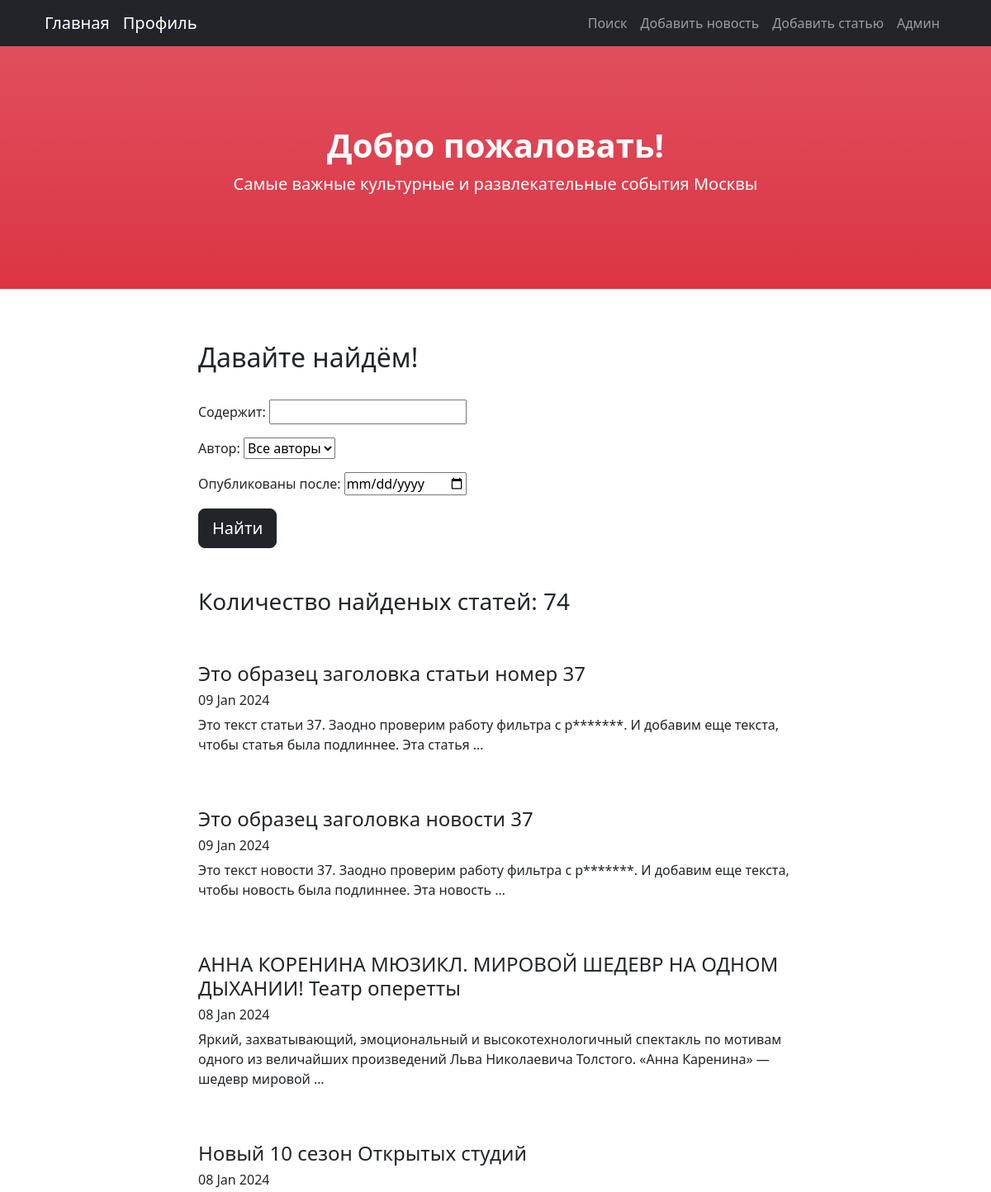
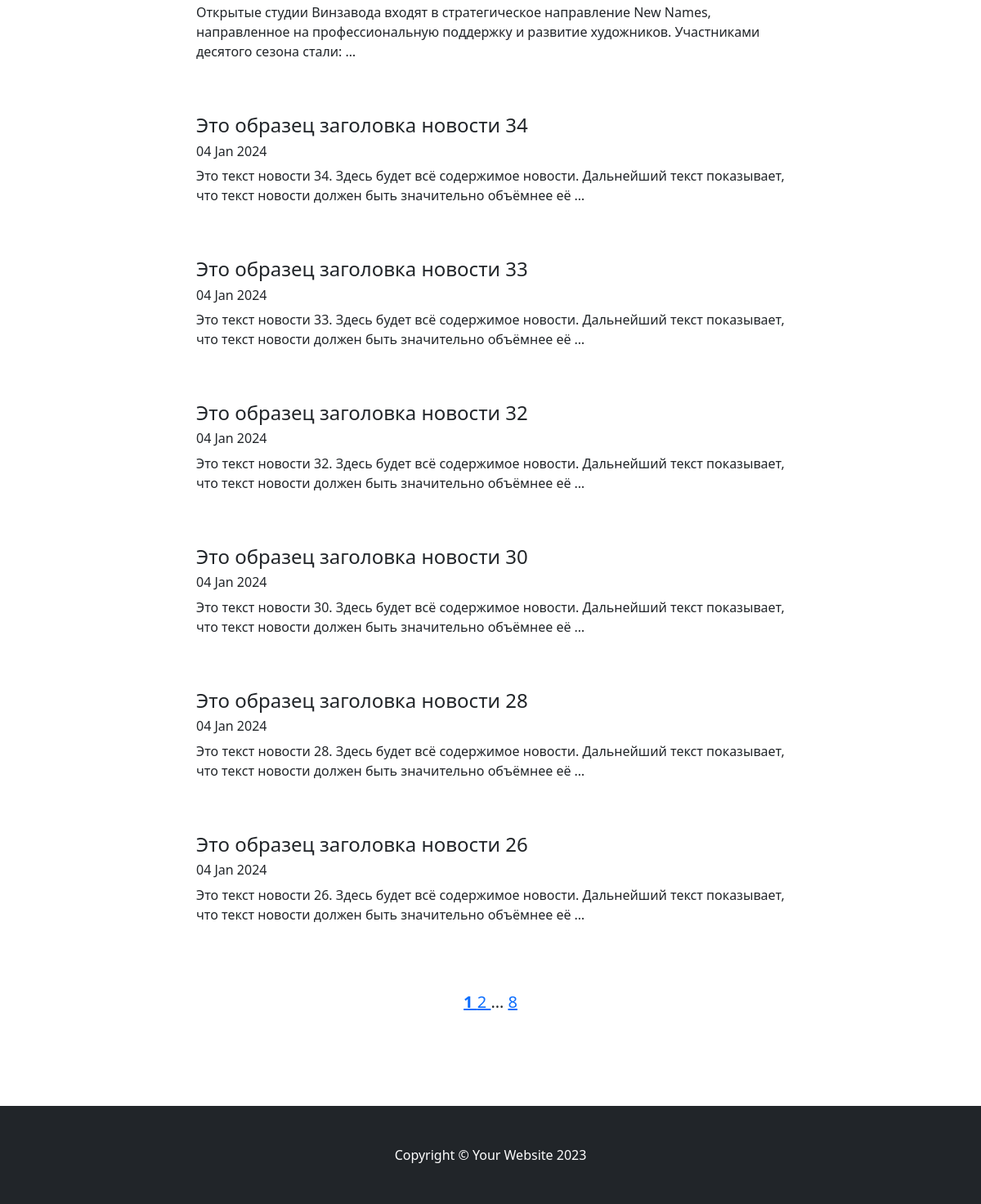
The app's page /news/search/ with its own data (2 pictures, top to bottom).
### News/models.py (models this page shows, shortened)
class Post(models.Model):
    PREVIEW_LENGTH = 124
    news = 'NE'
    article = 'AR'
    ITEM_TYPE = [(news, 'news'),
                 (article, 'article')]
    type = models.CharField(max_length=2, choices=ITEM_TYPE, default=news)
    add_date = models.DateTimeField(auto_now_add=True)
    title = models.CharField(max_length=150)
    content = models.TextField()
    rating = models.IntegerField(default=0)
    author = models.ForeignKey(Author, on_delete=models.PROTECT)
    category = models.ManyToManyField(Category, through='PostCategory')

### News/views.py (the view)
# urls.py: path('search/', PostFilterList.as_view(), name='post_search'),
class PostFilterList(ListView):
    model = Post
    ordering = '-add_date'
    context_object_name = 'posts'
    paginate_by = 10
    template_name = 'search.html'
    def get_queryset(self):
        queryset = super().get_queryset()
        self.filterset = PostFilter(self.request.GET, queryset)
        return self.filterset.qs
    def get_context_data(self, *, object_list=None, **kwargs):
        context = super().get_context_data(**kwargs)
        page = context['page_obj']
        context['paginator_range'] = page.paginator.get_elided_page_range(page.number, on_each_side=1, on_ends=1)
        context['filterset'] = self.filterset
        return context

### News/models.py (called while the page is built)
    def __str__(self):
        return self.user.username

### News/templatetags/custom_filters.py (called while the page is built)
def censor_repl(word: (re.Match, str)) -> (re.Match, str):
    if isinstance(word, re.Match):
        return word.group()[0] + '*' * (word.end() - word.start() - 1)
    elif isinstance(word, str):
        return word[0] + '*' * (len(word) - 1)
    else:
        raise CensorException('Filter can work only with str format')

@register.filter()
def censor(value: str) -> str:
    try:
        if not isinstance(value, str):
            raise CensorException('Filter can work only with str format')
        pattern = re.compile(fr"\b{BAD_WORD}[а-я]{{0,3}}\b", re.IGNORECASE)
        result = re.sub(pattern, censor_repl, value)
        return result
    except CensorException as error:
        print(error)
        pass

### News/templatetags/custom_tags.py (called while the page is built)
@register.simple_tag(takes_context=True)
def url_replace(context, **kwargs):
    d = context['request'].GET.copy()
    for k, v in kwargs.items():
        d[k] = v
    return d.urlencode()

### templates/search.html (shortened to what this page needs)
{% extends 'flatpages/default.html' %}
{% load custom_filters %}
{% block content %}
    <h2>Давайте найдём!</h2>
    <br>
    <form action="" method="get">
        {{ filterset.form.as_p }}
        <input class="btn btn-lg btn-dark" type="submit" value="Найти" />
    </form>
    <br><br>
    <h3>Количество найденых статей: {{ page_obj.paginator.count }}</h3>
    <br><br>
    {% if posts %}
        {% for post in page_obj %}
            <h4><a class="nav-link" href="/news/{{ post.pk }}">{{ post.title|censor }}</a></h4>
            <h6>{{ post.add_date|date:'d M Y' }}</h6>
            <p>{{ post.content|truncatewords:20|censor }}</p>
            <br><br>
        {% endfor %}
    {% else %}
        <h3>Извините, новостей сейчас нет!</h3>
    {% endif %}
{% endblock content %}

### records on screen
Post: title|censor "Это образец заголовка статьи номер 37", add_date "09 Jan 2024", content|censor "Это текст статьи 37. Заодно проверим работу фильтра с р*******. И добавим еще текста, чтобы статья была подлиннее. Эта статья …"
Post: title|censor "Это образец заголовка новости 37", add_date "09 Jan 2024", content|censor "Это текст новости 37. Заодно проверим работу фильтра с р*******. И добавим еще текста, чтобы новость была подлиннее. Эта новость …"
Post: title|censor "АННА КОРЕНИНА МЮЗИКЛ. МИРОВОЙ ШЕДЕВР НА ОДНОМ ДЫХАНИИ! Театр оперетты", add_date "08 Jan 2024", content|censor "Яркий, захватывающий, эмоциональный и высокотехнологичный спектакль по мотивам одного из величайших произведений Льва Николаевича Толстого. «Анна Каренина» — шедевр мировой …"
Post: title|censor "Новый 10 сезон Открытых студий", add_date "08 Jan 2024", content|censor "Открытые студии Винзавода входят в стратегическое направление New Names, направленное на профессиональную поддержку и развитие художников. Участниками десятого сезона стали: …"
Post: title|censor "Это образец заголовка новости 34", add_date "04 Jan 2024", content|censor "Это текст новости 34. Здесь будет всё содержимое новости. Дальнейший текст показывает, что текст новости должен быть значительно объёмнее её …"
Post: title|censor "Это образец заголовка новости 33", add_date "04 Jan 2024", content|censor "Это текст новости 33. Здесь будет всё содержимое новости. Дальнейший текст показывает, что текст новости должен быть значительно объёмнее её …"
Post: title|censor "Это образец заголовка новости 32", add_date "04 Jan 2024", content|censor "Это текст новости 32. Здесь будет всё содержимое новости. Дальнейший текст показывает, что текст новости должен быть значительно объёмнее её …"
Post: title|censor "Это образец заголовка новости 30", add_date "04 Jan 2024", content|censor "Это текст новости 30. Здесь будет всё содержимое новости. Дальнейший текст показывает, что текст новости должен быть значительно объёмнее её …"
Post: title|censor "Это образец заголовка новости 28", add_date "04 Jan 2024", content|censor "Это текст новости 28. Здесь будет всё содержимое новости. Дальнейший текст показывает, что текст новости должен быть значительно объёмнее её …"
Post: title|censor "Это образец заголовка новости 26", add_date "04 Jan 2024", content|censor "Это текст новости 26. Здесь будет всё содержимое новости. Дальнейший текст показывает, что текст новости должен быть значительно объёмнее её …"

### other values on screen
{{ page_obj.paginator.count }} "74"
{{ page_number }} "1" "2" "8"
{{ page_number }} "…"
